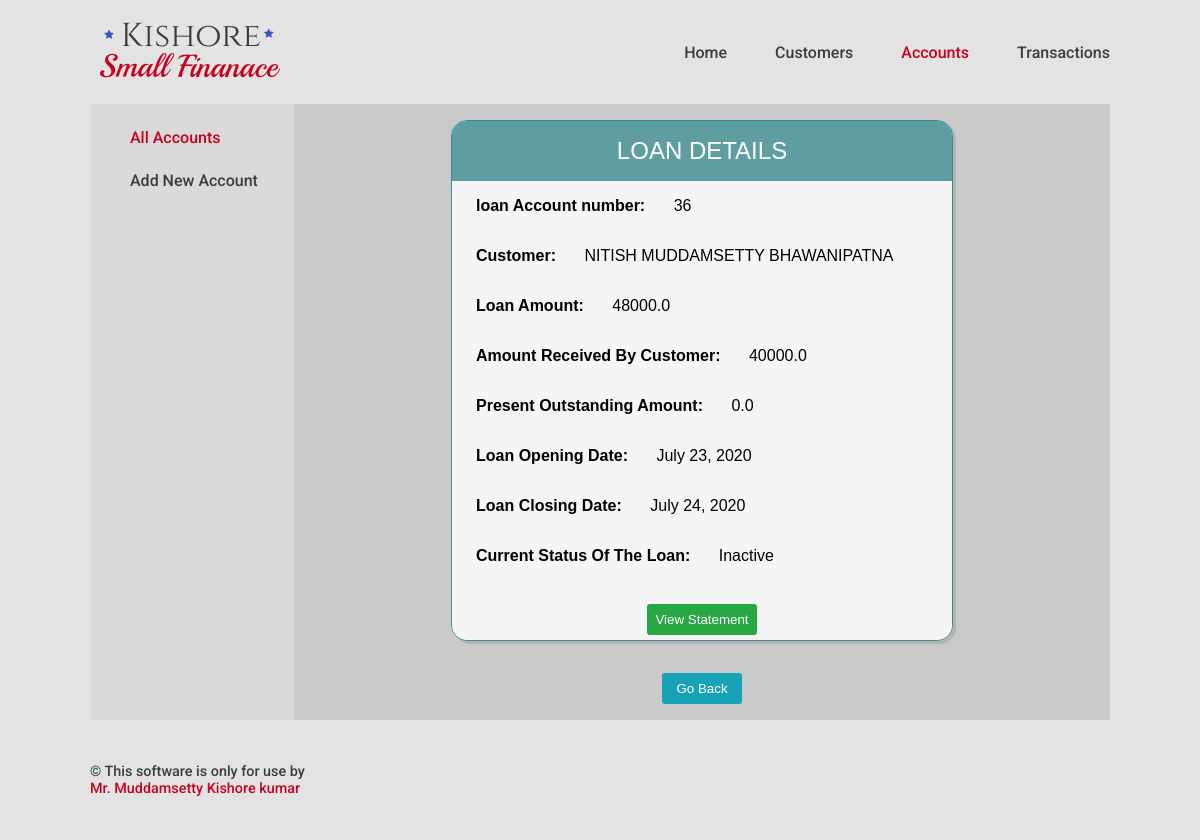
The page /account/details/36 on the database its author committed.
### Accounts/models.py (models this page shows, shortened)
class Account(models.Model):
    ACTIVE = 'A'
    INACTIVE = 'I'
    ACTIVENESS_CHOICE = [
    (ACTIVE, 'Active'),
    (INACTIVE, 'Inactive'),
    ]
    loan_account_number = models.BigAutoField(primary_key=True)
    customer = models.ForeignKey(Customer,on_delete=models.PROTECT,db_index=True)
    loan_amount = models.FloatField(default=0)
    amount_credited_to_customer = models.FloatField(default=0)
    outstanding_amount = models.FloatField(null=True,blank=True,default=0)
    open_date = models.DateField(db_index=True)
    close_date = models.DateField(blank=True,null=True)
    current_Status = models.CharField(max_length=1,choices=ACTIVENESS_CHOICE,default=ACTIVE,db_index=True)

### Customers/models.py (models this page shows, shortened)
class Customer(models.Model):
    customer_id = models.AutoField(primary_key=True)
    customer_name = models.CharField(max_length=35,db_index=True)
    customer_phone_number = models.IntegerField(blank=True,null=True)
    customer_address_line_1 = models.CharField(max_length=40,blank=True, null=True)
    customer_address_line_2 = models.CharField(max_length=40,blank=True, null=True)
    customer_address_city = models.CharField(max_length=40,blank=True, null=True)
    def __str__(self):
        return '%s %s ' % (self.customer_name, self.customer_address_city)

### Accounts/views.py (the view)
# urls.py: path('details/<pk>', AccountDetailView.as_view()),
class AccountDetailView(DetailView):
    model = Account
    template_name = "Accounts/account_details.html"

### Template/Accounts/account_details.html (shortened to what this page needs)
<!DOCTYPE html>
{% extends "base.html" %}
{% block nav-Accounts %}
current-link
{% endblock %}
{% block main %}
<div class="main-column">
  <div class="col sub-navigation">
    <ul class="sub-navigation-ul">
      <li class="sub-navigation-li"><a class="sub-nav-link current-link" href="/account/">All Accounts</a></li>
      <li class="sub-navigation-li"><a class="sub-nav-link " href="/account/create/">Add New Account</a></li>
    </ul>
  </div>
  <div class="col main-data">
      <div class="table-form-display" cellspacing="0" >
        <div class="table-form-header">Loan Details</div>
          <table>
            <p class="DetailPara"><span class="DetailParaHeadings">loan Account number:</span> {{object.loan_account_number}}</p>
            <p class="DetailPara"><span class="DetailParaHeadings">Customer:</span> {{object.customer|upper}}</p>
            <p class="DetailPara"><span class="DetailParaHeadings">Loan Amount:</span> {{object.loan_amount}}</p>
            <p class="DetailPara"><span class="DetailParaHeadings">Amount Received By Customer:</span> {{object.amount_credited_to_customer}}</p>
            <p class="DetailPara"><span class="DetailParaHeadings">Present Outstanding Amount:</span> {{object.outstanding_amount}}</p>
            <p class="DetailPara"><span class="DetailParaHeadings">Loan Opening Date:</span> {{object.open_date}}</p>
            <p class="DetailPara"><span class="DetailParaHeadings">Loan Closing Date:</span> {{object.close_date}}</p>
            <p class="DetailPara"><span class="DetailParaHeadings">Current Status Of The Loan:</span> {% if object.current_Status == 'I' %}Inactive{% elif object.current_Status == 'A'%}Active{% endif %}</p>
          </table>
          <div class="table-form-footer">
            <a href="/transaction/accno/{{object.loan_account_number}}">
              <button class="btn btn-safe" type="submit">View Statement</button>
            </a>
          </div>
      </div>
    <div class="main-sub">
      <button onclick="window.history.back()" class="btn btn-option">Go Back</button>
    </div>
  </div>
</div>
{% endblock %}

### static/css/base.css (style rules this page uses)
body { margin: 0; font-size: 16px; background-color: #dadada; background-color: #e3e3e3; font-family: 'Roboto'; box-sizing: border-box; }
.main-column { display: flex; background-color: #cacaca; }
.sub-navigation { width: 20%; background-color: #7c7c7c; background-color: #dadada; }
.sub-navigation { min-height: 430px; }
.sub-navigation-ul { list-style: none; }
.sub-navigation-li { margin: 1.5em auto; }
.sub-nav-link { text-decoration: none; color: #3c3c3c; font-weight: 500; }
.current-link { color: #C60021; }
.main-data { width: 80%; }
table { table-layout: auto; width: 100%; border-collapse:collapse; text-transform: capitalize; }
.table-form-display { font-family: Helvetica; background-color: #F5F5F5; border: 0.1rem solid #398B93; border-radius: 1em; box-shadow: 3px 3px 0 rgba(0,0,0,0.1); margin: 1em auto; display: table; overflow: hidden; max-width: 500px; width: 90%; }
.table-form-header, .table-form-footer { background-color:#398B93; background-color: #FA8072; background-color: #5F9EA0; color: white; font-size: 1.5em; padding: 1rem; text-align: center; text-transform: uppercase; }
.table-form-footer { background-color: #F5F5F5; }
.table-form-footer { padding: 0.2em; }
.main-sub { text-align: center; padding:1em; }
.btn { padding: 0.5rem; border-radius: 0.25em; border: 0; min-width: 5rem; font-weight: 500; }
.btn-safe { background-color: #28a745; color: #fff; }
.btn-option { background-color: #17a2b8; color: #fff; }
.DetailPara { font-weight: 500; margin-bottom: 2em; }
.DetailParaHeadings { font-weight: 600; padding: 1.5em; }

### rows shown on the page
Account: loan_account_number "36", customer "NITISH MUDDAMSETTY BHAWANIPATNA", loan_amount "48000.0", amount_credited_to_customer "40000.0", outstanding_amount "0.0", open_date "July 23, 2020", close_date "July 24, 2020"
